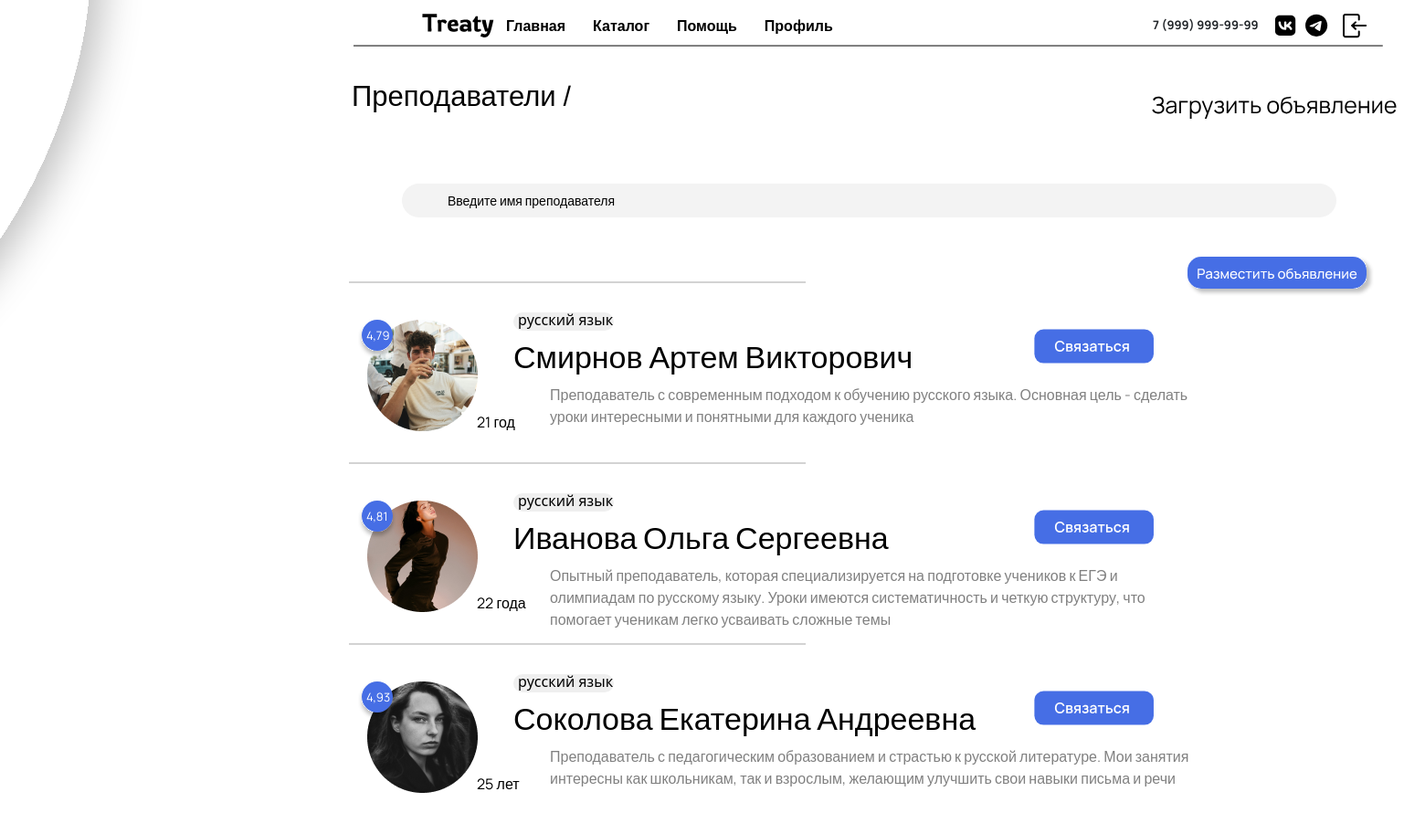
Screenshot of /catalog2/ with the database file from the repository.
### catalog2/models.py (models this page shows, shortened)
class Prepods(models.Model):
    title = models.CharField('ФИО', max_length=50)
    subject = models.CharField('Предмет', max_length=35)
    description = models.CharField('Описание', max_length=250)
    age = models.CharField('Возраст', max_length=8)
    date = models.DateTimeField('Дата публикации')
    rating = models.DecimalField('Рейтинг', max_digits=3, decimal_places=2)
    avatar = models.ImageField(upload_to='img/', verbose_name='Аватар')
    created_at = models.DateTimeField(auto_now=True)
    contact_link = models.URLField('Ссылка для связи', blank=True, null=True)
    is_approved = models.BooleanField('Одобрено', default=False)
    user = models.ForeignKey(get_user_model(), on_delete=models.CASCADE, verbose_name='Пользователь',
                             related_name='prepods')
    user = models.ForeignKey(User, on_delete=models.CASCADE, default=1)
    class Meta:
        verbose_name = 'объявление'
        verbose_name_plural = 'Каталоги'

### catalog2/views.py (the view, shortened to what this page needs)
# urls.py: path('', views.catalog2_home, name='catalog2_home'),
def catalog2_home(request):
    catalog2 = Prepods.objects.filter(is_approved=True)
    return render(request, 'catalog2/catalog2_home.html', {'catalog2': catalog2})

### catalog2/templates/catalog2/catalog2_home.html (shortened to what this page needs)
{% extends 'main/layout.html' %}
{% load static %}
{% block content %}
    <img src="{% static 'main/img/ell.svg' %}" alt="ell" class="fixed-image" draggable="false">
    <img src="{% static 'main/img/upload.svg' %}" id="openModalBtn" class="upload-image-btn" style="cursor: pointer;">
    <a href="/posts/"><img src="{% static 'main/img/addpost.svg' %}" class="addpostBtn" alt="post"></a>
    <img src="{% static 'main/img/logreg.svg' %}" id="logregOpenBtn" class="logreg" style="cursor: pointer;">
    <div class="container4">
        <p>Преподаватели /</p>
    </div>
    <div><input type="text" id="searchInput" placeholder="Введите имя преподавателя" class="searchM" onkeyup="filterSearch()"></div>
    <div>
        <div id="resultsContainer">
            {% for el in catalog2 %}
            <div class="containerPrepods">
                <div class="alert">
                    <div class="divider"></div>
                    <h3 class="FIO">{{ el.title }}</h3>
                    <p class="subject">{{ el.subject }}</p>
                    <p class="desc">{{ el.description }}</p>
                    <p class="age">{{ el.age }}</p>
                    <p class="rating">{{ el.rating }}</p>
                    <img src="{% static 'main/img/ratingEllipse.svg' %}" alt="rating" class="ratingEllipse">
                    <img src="{% static 'main/img/subjectRec.svg' %}" alt="subjectRec" class="subjectRec">
                    {% if el.contact_link %}
                        <a href="{{ el.contact_link }}" target="_blank">
                            <img src="{% static 'main/img/button.svg' %}" alt="button" class="button">
                        </a>
                    {% else %}
                        <p>Ссылка не указана</p>
                    {% endif %}
                    {% if el.avatar %}
                          <img src="{{ el.avatar.url }}" alt="{{ el.title }}" style="max-width: 200px;" class="avatar">
                    {% else %}
                        <p>Нет изображения</p>
                    {% endif %}
                </div>
            </div>
            {% endfor %}
        </div>
    </div>
{% endblock %}

### main/templates/main/layout.html (shortened to what this page needs)
{% load static %}
<!doctype html>
<html lang="en">
<head>
    <link rel="stylesheet" href="https://cdn.jsdelivr.net/npm/bootstrap@5.3.3/dist/css/bootstrap.min.css">
    <link rel="stylesheet" href="https://cdnjs.cloudflare.com/ajax/libs/font-awesome/6.6.0/css/all.min.css">
    <link rel="stylesheet" href="{% static 'main/css/nav.css' %}">
    <link rel="stylesheet" href="{% static 'main/css/main.css' %}">
    <link rel="stylesheet" href="{% static 'main/css/reglog.css' %}">
</head>
<body>
    <header>
        <div class="container-fluid">
            <div class="row align-items-center">
                <div class="col-2">
                    <img src="{% static 'main/img/Treaty.svg' %}" alt="Лого">
                </div>
                <div class="headline">
                    <img src="{% static 'main/img/headline.svg' %}" alt="ЛинияШапки">
                </div>
                <div class="col-6">
                    <nav>
                        <ul>
                            <li><a href="{% url 'home' %}">Главная</a></li>
                            <li><a href="{% url 'catalog2_home' %}">Каталог</a></li>
                            <li><a href="{% url 'help' %}">Помощь</a></li>
                            <li><a href="{% url 'profile' %}">Профиль</a></li>
                        </ul>
                    </nav>
                </div>
                <div class="col-4">
                    <span class="phone-number">7 (999) 999-99-99</span>
                    <a href="https://vk.com/alongeson" target="_blank"><img src="{% static 'main/img/VK.svg' %}" alt="VK" style="width: 30px; height: 30px;"></a>
                    <a href="https://t.me/declare7" target="_blank"><img src="{% static 'main/img/TG.svg' %}" alt="Telegram" style="width: 30px; height: 30px;"></a>
                </div>
            </div>
        </div>
    </header>
    <main>
        {% block content %}
        {% endblock %}
    </main>
</body>
</html>

### main/static/main/css/nav.css (style rules this page uses)
.col-2 img { margin-left: 450px; margin-top: 15px; }
.headline { position: absolute; margin-left: 375px; margin-top: 55px; }
.col-6 { margin-left: 250px; margin-top: 15px; }
.col-4 { position: absolute; margin-left: 1250px; margin-top: 15px; }
.phone-number { margin-right: 70px; font-size: 13px; font-weight: bold; font-family: 'Manrope', sans-serif; margin-right: 10px; }
header nav ul li { display: inline; margin-right: 10px; }
nav ul li:last-child { margin-right: 20px; }
header nav ul li a { color: black; text-decoration: none; font-weight: bold; font-family: 'Manrope', sans-serif; }
header nav ul { list-style: none; margin: 0; display: flex; gap: 20px; }

### main/static/main/css/main.css (style rules this page uses)
body { background: #fff; margin: 0; overflow-x: hidden; margin-bottom: 500px; }
.fixed-image { float: left; margin-top: -75px; position: absolute; -webkit-user-drag: none; user-drag: none; }
.containerPrepods { display: flex; flex-wrap: wrap; gap: 20px; margin-left: -105px; }
.divider { width: 500px; height: 2px; background-color: #d3d3d3; margin-bottom: 10px; margin-left: 100px; }
.alert { top: 250px; left: 370px; flex: 1 1 300px; margin: 0; }
.avatar { margin-top: 40px; display: block; margin-left: 120px; }
.FIO { position: absolute; margin-top: 50px; margin-left: 280px; color: black; font-size: 34px; font-family: 'Manrope', sans-serif; font-weight: 500; }
.desc { position: absolute; color: grey; font-family: 'Manrope', sans-serif; max-width: 700px; margin-top: 100px; margin-left: 320px; }
.ratingEllipse { position: absolute; margin-left: 110px; margin-top: 30px; }
.rating { position: absolute; color: white; font-family: 'Manrope', sans-serif; font-size: 13px; z-index: 1; margin-left: 119px; margin-top: 38px; }
.age { position: absolute; color: black; font-family: 'Manrope', sans-serif; margin-top: 130px; margin-left: 240px; }
.subject { position: absolute; color: black; margin-left: 285px; margin-top: 18px; z-index: 2; }
.subjectRec { position: absolute; margin-left: 280px; margin-top: 22px; z-index: 1; }
.button { position: absolute; margin-left: 850px; margin-top: 40px; }
.container4 { position: absolute; color: black; font-family: 'Manrope', sans-serif; font-weight: 400; margin-left: 385px; margin-top: 40px; font-size: 31px; }
.searchM { position: absolute; width: 1023px; height: 37px; border: none; background-color: #f3f3f3; margin-left: 440px; border-radius: 20px; margin-top: 160px; font-size: 14px; font-family: 'Manrope', sans-serif; color: black; padding-right: 20px; padding-left: 50px; }
.searchM::placeholder { position: absolute; color: black; margin-left: 0px; opacity: 1; transition: opacity 0.3s ease; }
.upload-image-btn { display: block; cursor: pointer; margin-left: 1250px; margin-top: 50px; position: absolute; }
.logreg { display: block; cursor: pointer; margin-left: 1470px; position: absolute; margin-top: -26px; }
.addpostBtn { position: absolute; margin-left: 1300px; margin-top: 240px; }

### rows the page displays
Prepods: title "Смирнов Артем Викторович", subject "русский язык", description "Преподаватель с современным подходом к обучению русского языка. Основная цель - сделать уроки интересными и понятными для каждого ученика", age "21 год", rating "4,79", avatar (picture)
Prepods: title "Иванова Ольга Сергеевна", subject "русский язык", description "Опытный преподаватель, которая специализируется на подготовке учеников к ЕГЭ и олимпиадам по русскому языку. Уроки имеются систематичность и четкую структуру, что помогает ученикам легко усваивать сложные темы", age "22 года", rating "4,81", avatar (picture)
Prepods: title "Соколова Екатерина Андреевна", subject "русский язык", description "Преподаватель с педагогическим образованием и страстью к русской литературе. Мои занятия интересны как школьникам, так и взрослым, желающим улучшить свои навыки письма и речи", age "25 лет", rating "4,93", avatar (picture)
